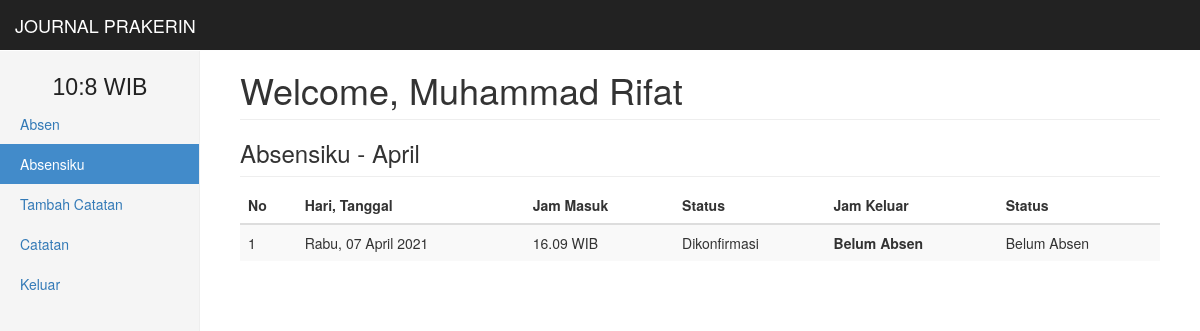
Page /absensi (signed in) on the committed database.
### tables this page shows
CREATE TABLE `detail_user` (
  `id_user` int(10) NOT NULL,
  `nis_user` int(25) NOT NULL,
  `name_user` varchar(255) NOT NULL,
  `sklh_user` varchar(255) NOT NULL,
  `jk_user` varchar(5) NOT NULL
);

CREATE TABLE `bulan` (
  `id_bln` int(10) NOT NULL,
  `nama_bln` varchar(25) NOT NULL
);

CREATE TABLE `data_absen` (
  `id_absen` int(11) NOT NULL,
  `id_user` varchar(100) NOT NULL,
  `id_bln` int(10) NOT NULL,
  `id_hri` int(10) NOT NULL,
  `id_tgl` int(10) NOT NULL,
  `jam_msk` varchar(50) NOT NULL,
  `st_jam_msk` enum('Menunggu','Dikonfirmasi','Ditolak') NOT NULL,
  `jam_klr` varchar(50) NOT NULL,
  `st_jam_klr` enum('Belum Absen','Menunggu','Dikonfirmasi','Ditolak') NOT NULL
);

CREATE TABLE `hari` (
  `id_hri` int(10) NOT NULL,
  `nama_hri` varchar(50) NOT NULL
);

CREATE TABLE `tanggal` (
  `id_tgl` int(10) NOT NULL,
  `nama_tgl` varchar(20) NOT NULL
);

### view/detail_absen.php (the view, shortened to what this page needs)
<?php
	if (isset($_SESSION['sw'])) {
		$sql = "SELECT*FROM detail_user WHERE id_user='$_SESSION[id]'";
	    $query = $conn->query($sql);
		$get_user=$query->fetch_assoc();
		$name = $get_user['name_user'];
		$id_user = $get_user['id_user'];
		echo "<h1 class='page-header'>Welcome, $name</h1>";
			if ($conn->query("SELECT*FROM data_absen WHERE id_user='$id_user'")->num_rows!==0) {
			 	$query_month=$conn->query("SELECT*FROM bulan ORDER BY id_bln ASC");
			 	while ($get_month=$query_month->fetch_assoc()) {
			      $month=$get_month['nama_bln'];
			      $id_month=$get_month['id_bln'];
			      $query_absen=$conn->query("SELECT*FROM data_absen NATURAL LEFT JOIN bulan NATURAL JOIN hari NATURAL JOIN tanggal WHERE id_bln='$id_month' AND id_user='$id_user'");
			      $cek = $query_absen->num_rows;
			      if ($cek!==0) {
			        echo "<h3 class='sub-header'>Absensiku - $month </h3>";
			        echo "<div class='table-responsive'>
			           <table class='table table-striped'>
			            <thead>
			               <tr>
			                <th>No</th>
			                <th>Hari, Tanggal</th>
			                <th>Jam Masuk</th>
			                <th>Status</th>
			                <th>Jam Keluar</th>
			                <th>Status</th>
			               </tr>
			            </thead>
			            <tbody>";
			          $no=0;
			          while ($get_absen=$query_absen->fetch_assoc()) {
			            $no++;
			            $date = "$get_absen[nama_hri], $get_absen[nama_tgl] $get_absen[nama_bln] ".date("Y");
			            $time_in = "$get_absen[jam_msk]";
			             if ($get_absen['jam_klr']==="") {
			             	$time_out = "<strong>Belum Absen</strong>";
			             } else {
			             	$time_out = "$get_absen[jam_klr]";
			             }
			            $st_in = "$get_absen[st_jam_msk]";
			            $st_out = "$get_absen[st_jam_klr]";
			            echo "<tr>
			                <td>$no</td>
			                <td>$date</td>
			                <td>$time_in</td>
			                <td>$st_in</td>
			                <td>$time_out</td>
			                <td>$st_out</td>
			              </tr>";
			          }
			          echo "</table></div>";
			      	}
				}
			} else {
				echo "<div class='alert alert-warning'><strong>Tidak ada Absensi untuk ditampilkan.</strong></div>";
			}
	}
?>

### rows in the picture
detail_user: name_user "Muhammad Rifat"
bulan: nama_bln "April"
data_absen: id_hri.nama_bln "Rabu, 07 April 2021", jam_msk "16.09 WIB", st_jam_msk "Dikonfirmasi", jam_klr "Belum Absen", st_jam_klr "Belum Absen"

### other values in the picture
$name[$i] "Absen"
$name[$i] "Absensiku"
$name[$i] "Tambah Catatan"
$name[$i] "Catatan"
$name[$i] "Keluar"
